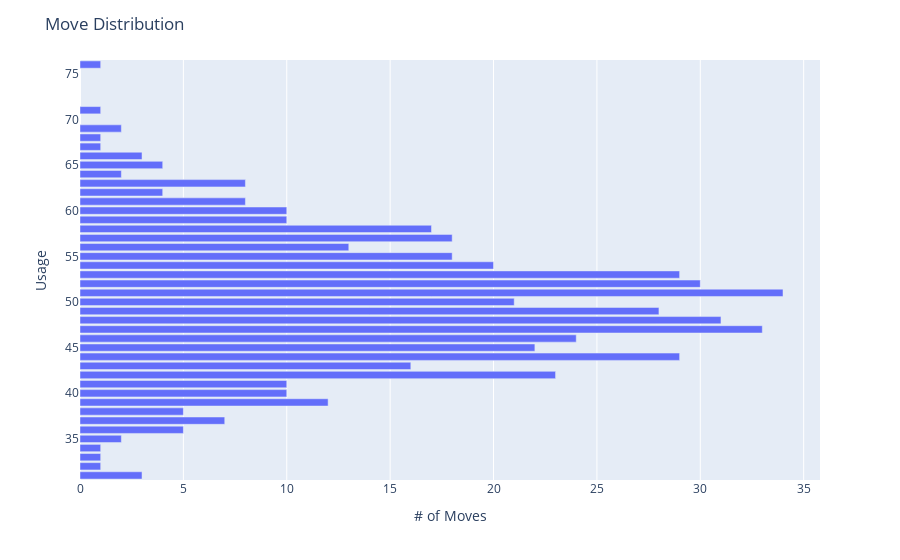

This figure's notebook cell:
### Markdown cell above
Move Distribution using Histogram

### Code cell
df = df_mtn
df_group = df.groupby('Usage')['Move'].count().reset_index() 
# using Matplotlib
plt.barh(df_group['Usage'], df_group['Move'])
plt.title('Move Distribution')
plt.xlabel('# of Moves')
plt.ylabel('Usage')
plt.show()
# using Plotly
fig = px.bar(x=df_group['Move'], y=df_group['Usage'], orientation='h')
fig.update_layout(title='Move Distribution', xaxis_title='# of Moves', yaxis_title='Usage')
fig.show()

### Figure 1 — Plotly figure (JSON) as saved in the notebook; plotly's stock layout.template omitted (floating-point values rounded to 4 significant figures)
{"data": [{"alignmentgroup": "True", "hovertemplate": "x=%{x}<br>y=%{y}<extra></extra>", "legendgroup": "", "marker": {"color": "#636efa", "pattern": {"shape": ""}}, "name": "", "offsetgroup": "", "orientation": "h", "showlegend": false, "textposition": "auto", "type": "bar", "x": [3, 1, 1, 1, 2, 5, 7, 5, 12, 10, 10, 23, 16, 29, 22, 24, 33, 31, 28, 21, 34, 30, 29, 20, 18, 13, 18, 17, 10, 10, 8, 4, 8, 2, 4, 3, 1, 1, 2, 1, 1], "xaxis": "x", "y": [31, 32, 33, 34, 35, 36, 37, 38, 39, 40, 41, 42, 43, 44, 45, 46, 47, 48, 49, 50, 51, 52, 53, 54, 55, 56, 57, 58, 59, 60, 61, 62, 63, 64, 65, 66, 67, 68, 69, 71, 76], "yaxis": "y"}], "layout": {"barmode": "relative", "legend": {"tracegroupgap": 0}, "margin": {"t": 60}, "title": {"text": "Move Distribution"}, "xaxis": {"anchor": "y", "domain": [0, 1], "title": {"text": "# of Moves"}}, "yaxis": {"anchor": "x", "domain": [0, 1], "title": {"text": "Usage"}}}}
